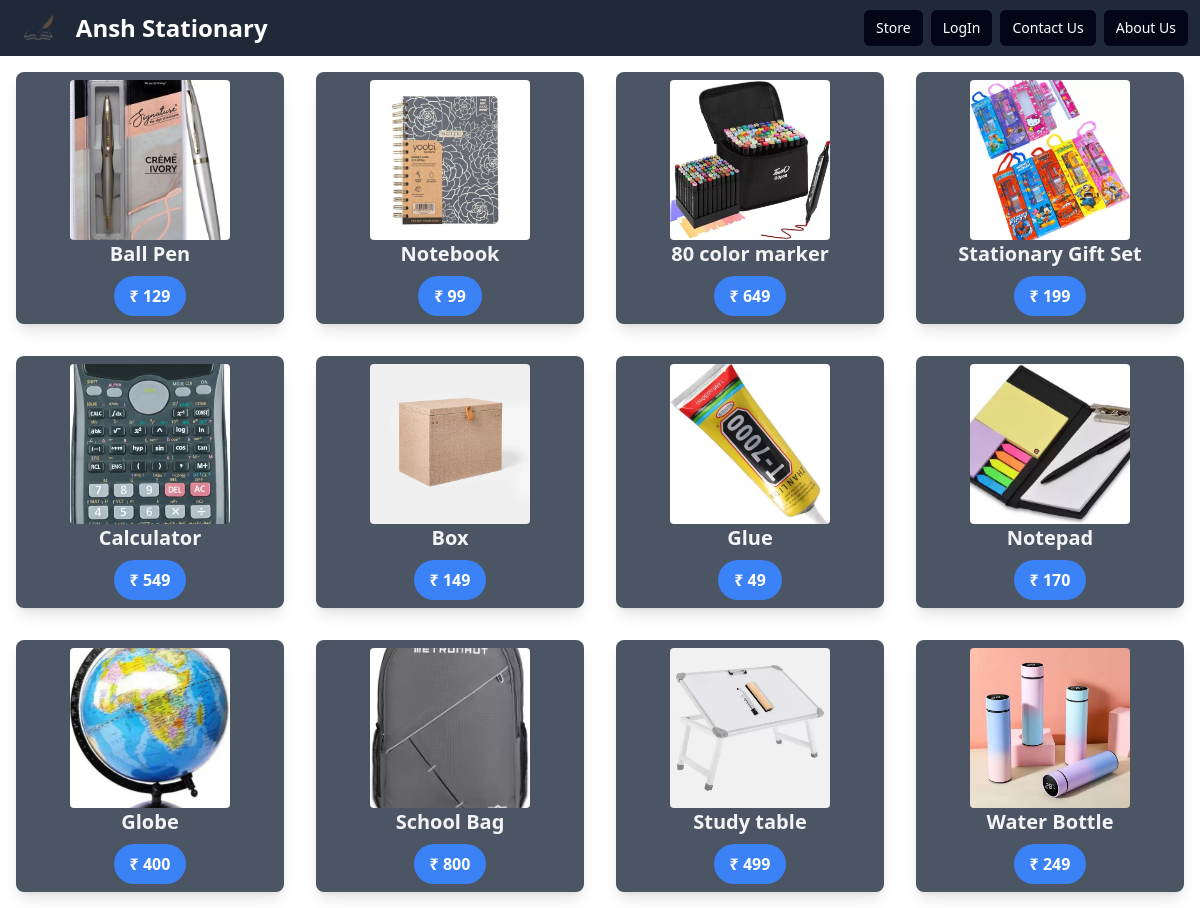
The app's page /firstapp/ with its own data.
### firstapp/models.py (models this page shows, shortened)
class IITPStudent(models.Model):
    DOMAIN_CHOICES = [
        ('WD', 'Web Development'),
        ( 'ML', 'Machine Learning'),
        ('AI', 'Artificial Intelligence'),
        ('DS', 'Data Science'),
        ('DA', 'Data Analysis'),
        ('CS', 'Cyber Security')
    ]
    name = models.CharField(max_length = 100)
    roll = models.IntegerField()
    images = models.ImageField(upload_to='images/')
    date_added = models.DateTimeField(default = timezone.now)
    domain = models.CharField(max_length = 2, choices = DOMAIN_CHOICES)
    description = models.TextField(default="This is a student of IITP")

### firstapp/views.py (the view)
# urls.py: path('',views.allapp, name='allapp'),
def allapp(request):
    students = IITPStudent.objects.all()
    return render(request, 'firstapp/allapp.html', {'student': students})

### firstapp/templates/firstapp/allapp.html (shortened to what this page needs)
{% extends "layout.html" %}
{% block content %}
<div class="grid grid-cols-4 gap-8 m-4" >
{% for s in student %}
    <div class="bg-gray-600 p-2 rounded-lg shadow-lg flex flex-col items-center">
        <img class="rounded w-40 h-40 object-cover" src="{{s.images.url}}" alt="">
        <h3 class="text-xl font-semibold text-gray-100">{{s.name}}</h3>
        <a href="{% url 'firstapp:student_details' s.id %}">
            <button
            class="bg-blue-500 hover:bg-blue-700 text-white font-bold py-2 px-4 rounded-full mt-2">
                ₹ {{s.roll}}{% comment %}-{{s.id}} {% endcomment %}
            </button>
        </a>
    </div>
{% endfor %}
</div>
{% endblock %}

### templates/layout.html (shortened to what this page needs)
{% load static tailwind_tags %}
{% load static %}
<!DOCTYPE html>
<html lang="en">
<head>
    <link rel="stylesheet" href="{% static 'styles.css' %}">
    {% tailwind_css %}
    </head>
<body class="bg-[url('/static/myapp/bg2.jpg')] bg-cover">
    <header>
        <nav class="w-full h-auto bg-gray-800 text-white">
          <div class="flex justify-between items-center">
            <div>
              <a class="flex items-center" href="{% url 'home' %}">
                <img class="h-14" src="{% static "myapp/logo.png" %}" alt="">
                <p class="font-bold text-2xl font-sans">Ansh Stationary</p>
              </a>
            </div>
            <div class="pr-2">
              <ul class="flex">
                <li class="bg-slate-950 rounded-md px-3 py-2 text-sm font-medium text-white mx-1 hover:bg-white hover:text-slate-900">
                  <a href="{% url 'firstapp:allapp' %}">Store</a>
                </li>
                <li class="rounded-md bg-slate-950 px-3 py-2 text-sm font-medium text-white mx-1  hover:bg-white hover:text-slate-900">
                  <a href="{% url 'login' %}">LogIn</a>
                </li>
                <li class="rounded-md bg-slate-950 px-3 py-2 text-sm font-medium text-white mx-1  hover:bg-white hover:text-slate-900">
                  <a href="{% url 'contact' %}">Contact Us</a>
                </li>
                <li class="rounded-md bg-slate-950 px-3 py-2 text-sm font-medium text-white mx-1  hover:bg-white hover:text-slate-900">
                  <a href="{% url 'about' %}">About Us</a>
                </li>
              </ul>
            </div>
          </div>
        </nav>
    </header>
    <main>
        {% block content %}
        {% endblock %}
    </main>
</body>
</html>

### records on screen
IITPStudent: images (picture), name "Ball Pen", roll "129"
IITPStudent: images (picture), name "Notebook", roll "99"
IITPStudent: images (picture), name "80 color marker", roll "649"
IITPStudent: images (picture), name "Stationary Gift Set", roll "199"
IITPStudent: images (picture), name "Calculator", roll "549"
IITPStudent: images (picture), name "Box", roll "149"
IITPStudent: images (picture), name "Glue", roll "49"
IITPStudent: images (picture), name "Notepad", roll "170"
IITPStudent: images (picture), name "Globe", roll "400"
IITPStudent: images (picture), name "School Bag", roll "800"
IITPStudent: images (picture), name "Study table", roll "499"
IITPStudent: images (picture), name "Water Bottle", roll "249"
